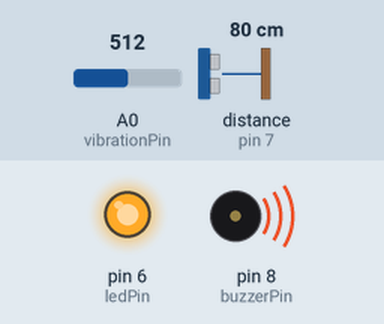
Bench run of a sketch on a simulated Arduino Uno, built with avr-gcc and run on an emulated ATmega328P. Parts: output pins drawn as LEDs (lit = HIGH), buzzer (waves = sounding, pin HIGH). Wiring (inferred from the names in the program): ultrasonic range finder: trigger pin 7; echo pin 7. The test bench sets the inputs (shaded band); at power-on: A0 (vibrationPin) = 512, distance to the obstacle (sensor on pin 7) 80 cm. The echo pulse lasts 58.3 µs per cm; random numbers use the default seed unless the sketch sets one; what the sketch prints to the serial monitor is not drawn.

Above: at 0.1 s.
Timing chart, 0 to 1.6 s (numbered marks = the images above):
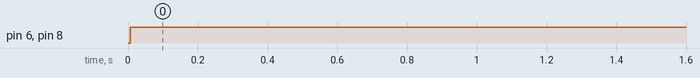

Measured:
- by itself, pin 6 (ledPin), pin 8 (buzzerPin): LOW → HIGH at 0.01 s

The sketch:

pothole_detection.ino
```cpp
/*
 * Smart Road Pothole Detection System
 * Version: 2.0 (Simulated IoT Ready)
 */

const int pingPin = 7;
const int ledPin = 6;
const int buzzerPin = 8;
const int vibrationPin = A0;

// Variables for sensors
long duration;
int distance;
int vibrationValue;

// Simulated GPS coordinates (e.g., Bangalore area)
float currentLat = 12.9716;
float currentLon = 77.5946;

void setup() {
  pinMode(ledPin, OUTPUT);
  pinMode(buzzerPin, OUTPUT);
  Serial.begin(9600);

  // Seed random for GPS simulation
  randomSeed(analogRead(A1));
}

void loop() {
  // 1. DATA ACQUISITION

  // Trigger ultrasonic sensor
  pinMode(pingPin, OUTPUT);
  digitalWrite(pingPin, LOW);
  delayMicroseconds(2);
  digitalWrite(pingPin, HIGH);
  delayMicroseconds(5);
  digitalWrite(pingPin, LOW);

  // Read echo
  pinMode(pingPin, INPUT);
  duration = pulseIn(pingPin, HIGH);
  distance = duration * 0.034 / 2;

  // Read vibration sensor
  vibrationValue = analogRead(vibrationPin);

  // 2. SIMULATED GPS LOGIC
  // We simulate slight movement in coordinates
  currentLat += (random(-100, 100) / 100000.0);
  currentLon += (random(-100, 100) / 100000.0);

  // 3. DETECTION LOGIC
  bool potholeDetected = (distance > 20 || vibrationValue > 100);

  if (potholeDetected) {
    digitalWrite(ledPin, HIGH);
    digitalWrite(buzzerPin, HIGH);
  } else {
    digitalWrite(ledPin, LOW);
    digitalWrite(buzzerPin, LOW);
  }

  // 4. COMMUNICATION LAYER: JSON FORMAT OUTPUT
  // This format is what the cloud dashboard will use to track the pothole
  Serial.print("{");
  Serial.print("\"lat\":"); Serial.print(currentLat, 6);
  Serial.print(", \"lon\":"); Serial.print(currentLon, 6);
  Serial.print(", \"dist\":"); Serial.print(distance);
  Serial.print(", \"vib\":"); Serial.print(vibrationValue);
  Serial.print(", \"pothole\":"); Serial.print(potholeDetected ? "true" : "false");
  Serial.println("}");

  delay(1000); // 1 second update rate for simulation
}
```
